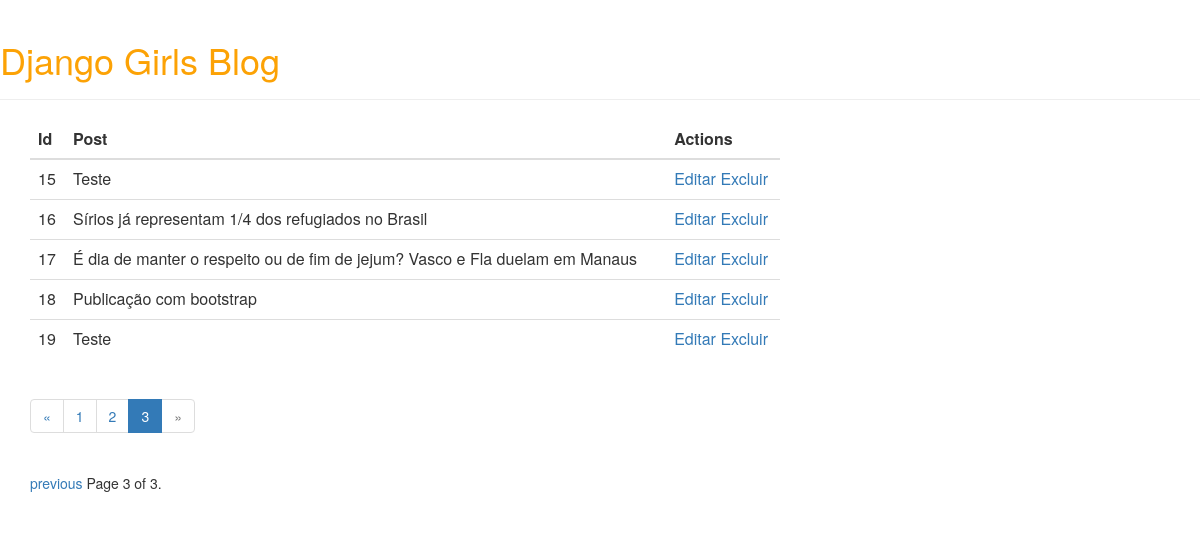
Screenshot of /admix/blog/posts/3/ (signed in) with the database file from the repository.
### blog/models.py (models this page shows, shortened)
class Post(models.Model):
	author = models.ForeignKey('auth.User')
	title = models.CharField(max_length=200)
	text = models.TextField()
	created_date = models.DateTimeField(
	      default=timezone.now)
	published_date = models.DateTimeField(
	      blank=True, null=True)

### blog/views.py (the view)
# urls.py: url(r'^admix/blog/posts/(?P<page>[0-9]+)/$', views.posts),
@login_required
def posts(request, page=1):
	posts_list = Post.objects.all()
	paginator = Paginator(posts_list, 5) # Show 25 contacts per page
	posts = paginator.page(page)
	return render(request, 'blog/posts.html', { 'posts': posts, 'paginacao': paginacao(page, paginator.num_pages) })

### blog/views.py (called while the page is built)
def paginacao(atual=1, quantidade=1, intervalo=4):
	anterior = int(atual)-intervalo if int(atual)-intervalo >= 1 else 1
	proxima = int(atual)+(intervalo+1) if int(atual)+(intervalo+1) <= quantidade+1 else quantidade+1
	return {
		'atual': int(atual),
		'range': range(anterior, proxima)
	}

### blog/templates/blog/posts.html (shortened to what this page needs)
{% extends 'blog/base.html' %}
{% block content %}
<table class="table">
	<thead>
		<tr>
			<th>Id</th>
			<th>Post</th>
			<th>Actions</th>
		</tr>
	</thead>
	<tbody>
	{% for post in posts %}
		<tr>
			<td>{{ post.id }}</td>
			<td>{{ post.title }}</td>
			<td>
				<a href="{% url 'blog.views.post_edit' post=post.id %}">Editar</a>
				<a href="{% url 'post_delete' pk=post.id %}">Excluir</a>
			</td>
		</tr>
	{% endfor %}
	</tbody>
</table>
<nav>
	<ul class="pagination">
		{% if posts.has_previous %}
		<li>
			<a href="{% url 'blog.views.posts' page=posts.previous_page_number %}" aria-label="Previous">
				<span aria-hidden="true">&laquo;</span>
			</a>
		</li>
		{% else %}
		<li class="disabled">
			<a href="#" aria-label="Previous">
				<span aria-hidden="true">&laquo;</span>
			</a>
		</li>
		{% endif %}
		{% for number in paginacao.range %}
			{% if number == paginacao.atual %}
			<li class="active">
				<span>{{ number }}</span>
			</li>
			{% else %}
			<li>
				<a href="{% url 'blog.views.posts' page=number %}">{{ number }}</a>
			</li>
			{% endif %}
		{% endfor %}
		{% if posts.has_next %}
		<li>
			<a href="{% url 'blog.views.posts' page=posts.next_page_number %}" aria-label="Previous">
				<span aria-hidden="true">&raquo;</span>
			</a>
		</li>
		{% else %}
		<li class="disabled">
			<a href="#" aria-label="Previous">
				<span aria-hidden="true">&raquo;</span>
			</a>
		</li>
		{% endif %}
	</ul>
</nav>
<div class="pagination">
    <span class="step-links">
        {% if posts.has_previous %}
            <a href="{% url 'blog.views.posts' page=posts.previous_page_number %}">previous</a>
        {% endif %}
        <span class="current">
            Page {{ posts.number }} of {{ posts.paginator.num_pages }}.
        </span>
    </span>
</div>
{% endblock content %}

### rows the page displays
Post: id "15", title "Teste"
Post: id "16", title "Sírios já representam 1/4 dos refugiados no Brasil"
Post: id "17", title "É dia de manter o respeito ou de fim de jejum? Vasco e Fla duelam em Manaus"
Post: id "18", title "Publicação com bootstrap"
Post: id "19", title "Teste"

### other values shown
{{ number }} "1" "2"
{{ number }} "3"
{{ posts.number }} "3"
{{ posts.paginator.num_pages }} "3"
